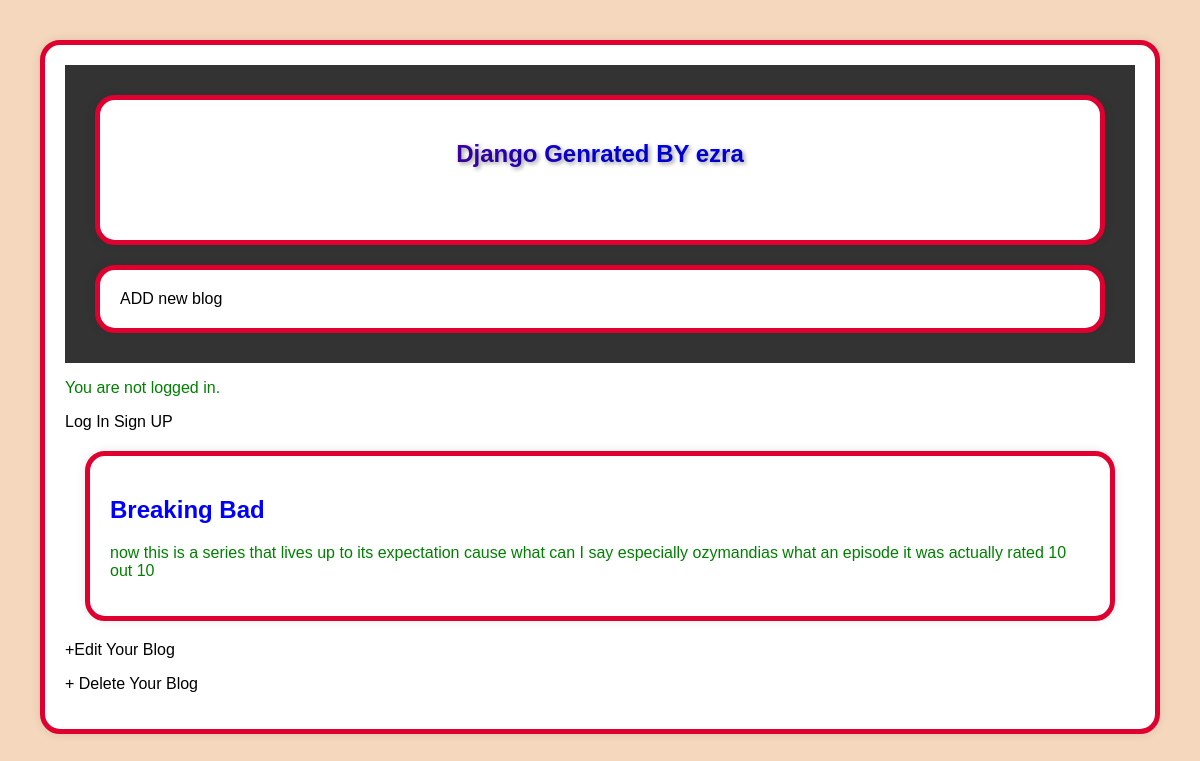
The app's page /post/2/ with its own data.
### blog/models.py (models this page shows, shortened)
class Post(models.Model):
    title = models.CharField(max_length=200)
    author = models.ForeignKey(
            "auth.User",
            on_delete=models.CASCADE,
    )
    body = models.TextField()

### blog/views.py (the view)
# urls.py: path("post/<int:pk>/", BlogDetailView.as_view(), name="post_detail"),
class BlogDetailView(DetailView):
    model = Post
    template_name = "post_detail.html"

### templates/post_detail.html
{% extends "base.html" %}
{% block content %}
<div class="post-entry">
	<h2>{{ object.title }}</h2>
	<p>{{ object.body }}</p>
</div>
<p><a href="{% url 'post_edit' post.pk %}">+Edit Your Blog</a></p>
<p><a href="{% url 'post_delete' post.pk %}">+ Delete Your Blog</a></p>
{% endblock content %}

### static/css/origin.css (style rules this page uses)
body { margin: 10; padding: 10; font-family: Arial, sans-serif; background-color: #F5D7BD; color: #0000FF; }
p { color: #008000; }
div { margin: 20px; padding: 20px; background-color: #ffffff; box-shadow: 0px 0px 10px rgba(0, 0, 0, 0.1); }
a { color: #000000; text-decoration: none; }
div { border: 5px solid #DF0030; border-radius: 20px; background: linear-gradient(45deg, #FFFF00; , #E9967A); animation: gradient-animation 5s ease-in-out infinite; }

### records on screen
Post: title "Breaking Bad", body "now this is a series that lives up to its expectation cause what can I say especially ozymandias what an episode it was actually rated 10 out 10"
